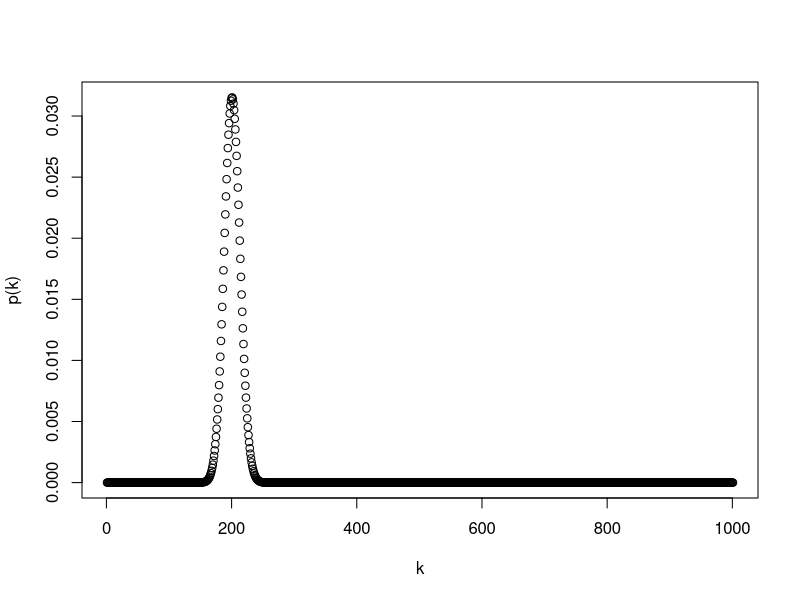

The R script that drew this image:
## ---- chunk 1
knitr::opts_chunk$set(echo = TRUE)
## ---- chunk 2

p= 0.2
N= 1000

p_0_N = (1 - p)^N

store = rep(NA, N+1)
store[1]= p_0_N


for (k in 1:N){
  
  p_k_N = ((N-k+1)/k)*(p/(1-p))*store[k]
  store[k+1] = p_k_N
  
}

plot(seq(0:N), store, xlab="k", ylab="p(k)")
